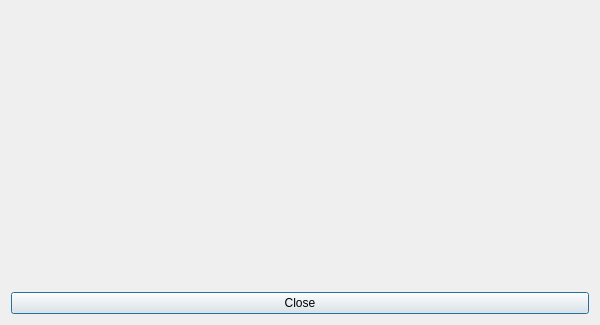
<?xml version="1.0" encoding="UTF-8"?>
<ui version="4.0">
 <class>SourceDialog</class>
 <widget class="QDialog" name="SourceDialog">
  <property name="geometry">
   <rect>
    <x>0</x>
    <y>0</y>
    <width>600</width>
    <height>325</height>
   </rect>
  </property>
  <property name="sizePolicy">
   <sizepolicy hsizetype="Fixed" vsizetype="Fixed">
    <horstretch>0</horstretch>
    <verstretch>0</verstretch>
   </sizepolicy>
  </property>
  <property name="minimumSize">
   <size>
    <width>600</width>
    <height>325</height>
   </size>
  </property>
  <property name="maximumSize">
   <size>
    <width>600</width>
    <height>325</height>
   </size>
  </property>
  <property name="windowTitle">
   <string>Sources</string>
  </property>
  <property name="windowIcon">
   <iconset resource="../res/package.qrc">
    <normaloff>:/images/volume1/icon.ico</normaloff>:/images/volume1/icon.ico</iconset>
  </property>
  <layout class="QGridLayout" name="gridLayout_2">
   <item row="0" column="0">
    <layout class="QGridLayout" name="gridLayout">
     <item row="0" column="0">
      <layout class="QHBoxLayout" name="horizontalLayout">
       <property name="leftMargin">
        <number>10</number>
       </property>
       <property name="topMargin">
        <number>0</number>
       </property>
       <property name="rightMargin">
        <number>10</number>
       </property>
       <item>
        <widget class="QLabel" name="label">
         <property name="sizePolicy">
          <sizepolicy hsizetype="Ignored" vsizetype="Ignored">
           <horstretch>0</horstretch>
           <verstretch>0</verstretch>
          </sizepolicy>
         </property>
         <property name="text">
          <string/>
         </property>
         <property name="pixmap">
          <pixmap resource="../res/package.qrc">:/images/volume1/qt.png</pixmap>
         </property>
         <property name="scaledContents">
          <bool>true</bool>
         </property>
         <property name="margin">
          <number>10</number>
         </property>
        </widget>
       </item>
       <item>
        <widget class="QLabel" name="label4">
         <property name="sizePolicy">
          <sizepolicy hsizetype="Ignored" vsizetype="Ignored">
           <horstretch>0</horstretch>
           <verstretch>0</verstretch>
          </sizepolicy>
         </property>
         <property name="text">
          <string/>
         </property>
         <property name="pixmap">
          <pixmap resource="../res/package.qrc">:/images/volume1/qtc.png</pixmap>
         </property>
         <property name="scaledContents">
          <bool>true</bool>
         </property>
         <property name="margin">
          <number>14</number>
         </property>
        </widget>
       </item>
       <item>
        <widget class="QLabel" name="label8">
         <property name="sizePolicy">
          <sizepolicy hsizetype="Ignored" vsizetype="Ignored">
           <horstretch>0</horstretch>
           <verstretch>0</verstretch>
          </sizepolicy>
         </property>
         <property name="text">
          <string/>
         </property>
         <property name="pixmap">
          <pixmap resource="../res/package.qrc">:/images/volume1/gh.png</pixmap>
         </property>
         <property name="scaledContents">
          <bool>true</bool>
         </property>
         <property name="margin">
          <number>9</number>
         </property>
        </widget>
       </item>
       <item>
        <widget class="QLabel" name="label2">
         <property name="sizePolicy">
          <sizepolicy hsizetype="Ignored" vsizetype="Ignored">
           <horstretch>0</horstretch>
           <verstretch>0</verstretch>
          </sizepolicy>
         </property>
         <property name="text">
          <string/>
         </property>
         <property name="pixmap">
          <pixmap resource="../res/package.qrc">:/images/volume1/wd.png</pixmap>
         </property>
         <property name="scaledContents">
          <bool>true</bool>
         </property>
         <property name="margin">
          <number>10</number>
         </property>
        </widget>
       </item>
      </layout>
     </item>
     <item row="2" column="0">
      <widget class="QPushButton" name="closeButton">
       <property name="text">
        <string>Close</string>
       </property>
      </widget>
     </item>
     <item row="1" column="0">
      <layout class="QHBoxLayout" name="horizontalLayout2">
       <property name="spacing">
        <number>10</number>
       </property>
       <property name="leftMargin">
        <number>10</number>
       </property>
       <property name="topMargin">
        <number>0</number>
       </property>
       <property name="rightMargin">
        <number>10</number>
       </property>
       <property name="bottomMargin">
        <number>10</number>
       </property>
       <item>
        <widget class="QLabel" name="label5">
         <property name="sizePolicy">
          <sizepolicy hsizetype="Ignored" vsizetype="Ignored">
           <horstretch>0</horstretch>
           <verstretch>0</verstretch>
          </sizepolicy>
         </property>
         <property name="text">
          <string/>
         </property>
         <property name="pixmap">
          <pixmap resource="../res/package.qrc">:/images/volume1/so.png</pixmap>
         </property>
         <property name="scaledContents">
          <bool>true</bool>
         </property>
         <property name="margin">
          <number>0</number>
         </property>
        </widget>
       </item>
       <item>
        <widget class="QLabel" name="label3">
         <property name="sizePolicy">
          <sizepolicy hsizetype="Ignored" vsizetype="Ignored">
           <horstretch>0</horstretch>
           <verstretch>0</verstretch>
          </sizepolicy>
         </property>
         <property name="text">
          <string/>
         </property>
         <property name="pixmap">
          <pixmap resource="../res/package.qrc">:/images/volume1/yt.png</pixmap>
         </property>
         <property name="scaledContents">
          <bool>true</bool>
         </property>
         <property name="margin">
          <number>7</number>
         </property>
        </widget>
       </item>
       <item>
        <widget class="QLabel" name="label6">
         <property name="sizePolicy">
          <sizepolicy hsizetype="Ignored" vsizetype="Ignored">
           <horstretch>0</horstretch>
           <verstretch>0</verstretch>
          </sizepolicy>
         </property>
         <property name="text">
          <string/>
         </property>
         <property name="pixmap">
          <pixmap resource="../res/package.qrc">:/images/volume1/dc.png</pixmap>
         </property>
         <property name="scaledContents">
          <bool>true</bool>
         </property>
         <property name="margin">
          <number>0</number>
         </property>
        </widget>
       </item>
       <item>
        <widget class="QLabel" name="label7">
         <property name="sizePolicy">
          <sizepolicy hsizetype="Ignored" vsizetype="Ignored">
           <horstretch>0</horstretch>
           <verstretch>0</verstretch>
          </sizepolicy>
         </property>
         <property name="text">
          <string/>
         </property>
         <property name="pixmap">
          <pixmap resource="../res/package.qrc">:/images/volume1/lc.png</pixmap>
         </property>
         <property name="scaledContents">
          <bool>true</bool>
         </property>
         <property name="margin">
          <number>9</number>
         </property>
        </widget>
       </item>
      </layout>
     </item>
    </layout>
   </item>
  </layout>
 </widget>
 <resources>
  <include location="../res/package.qrc"/>
 </resources>
 <connections/>
</ui>
